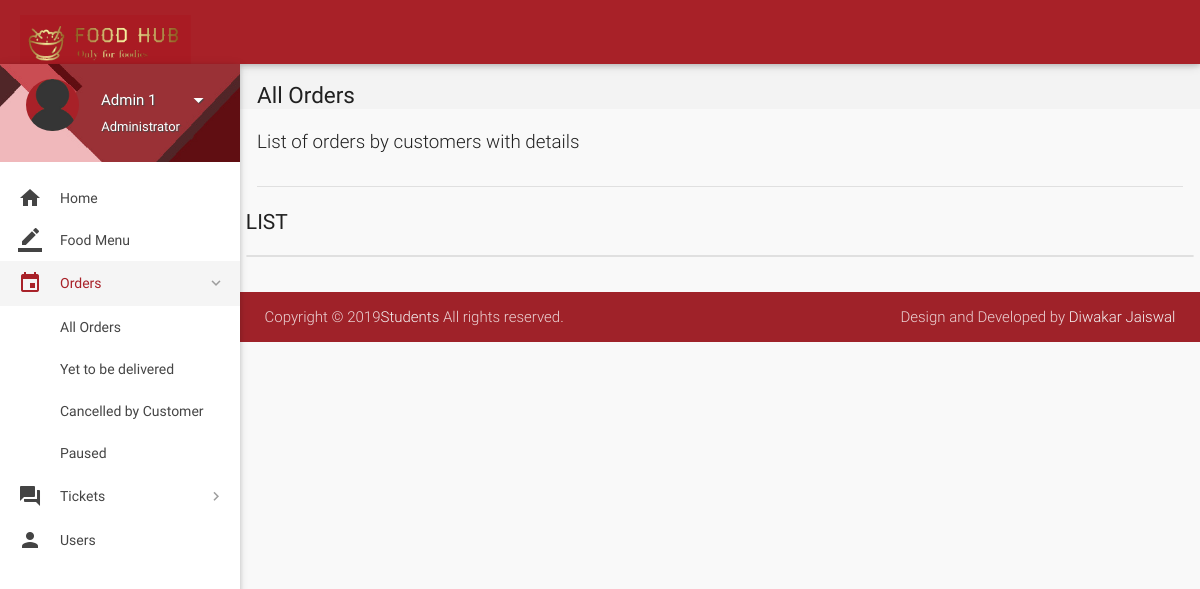
Before: /all-orders.php?status=Delivered (signed in) with the older database file.
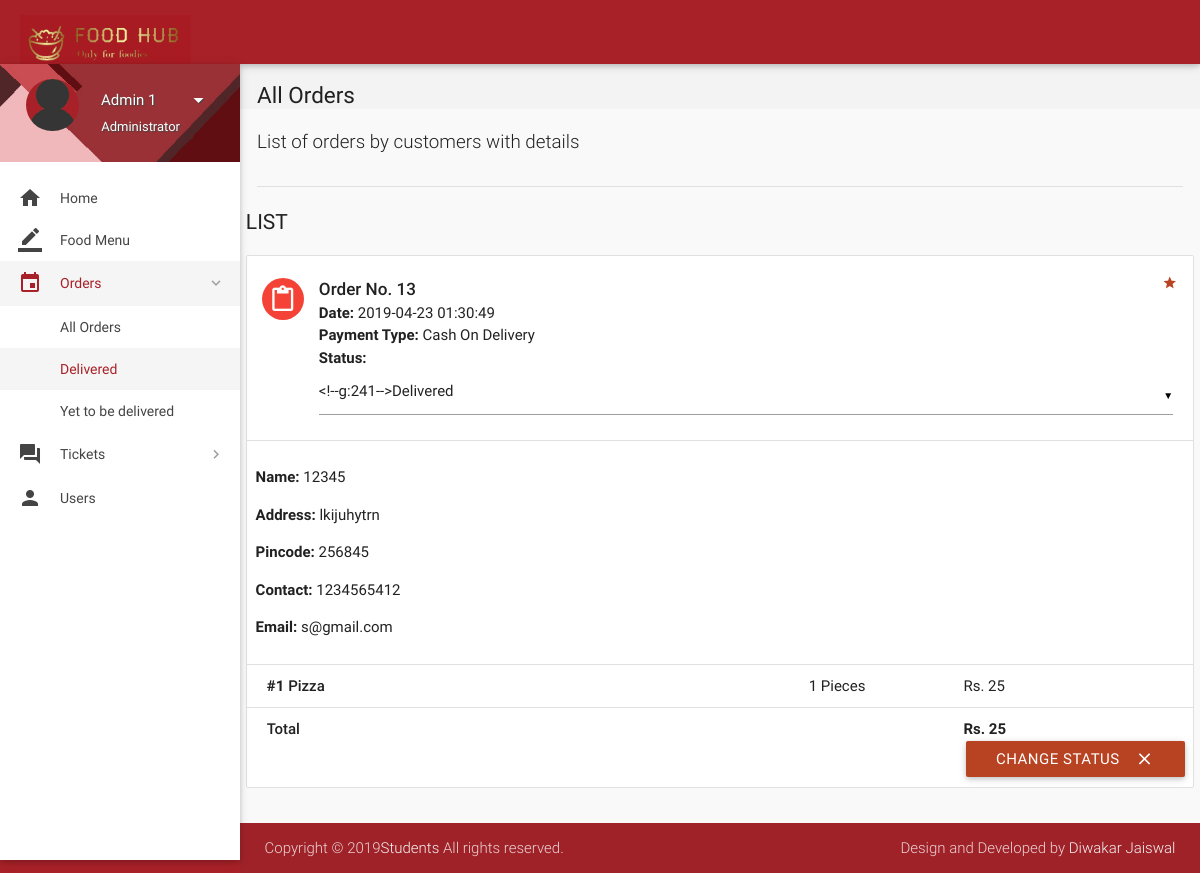
After: the same page with the newer database file.
### tables this page shows
CREATE TABLE `orders` (
  `id` int(11) NOT NULL,
  `customer_id` int(11) NOT NULL,
  `address` varchar(300) NOT NULL,
  `pincode` int(6) NOT NULL,
  `description` varchar(300) NOT NULL,
  `date` datetime NOT NULL DEFAULT CURRENT_TIMESTAMP,
  `payment_type` varchar(16) NOT NULL DEFAULT 'Wallet',
  `total` int(11) NOT NULL,
  `status` varchar(25) NOT NULL DEFAULT 'Yet to be delivered',
  `deleted` tinyint(4) NOT NULL DEFAULT '0'
);

CREATE TABLE `users` (
  `id` int(11) NOT NULL,
  `role` varchar(15) NOT NULL DEFAULT 'Customer',
  `name` varchar(15) NOT NULL,
  `username` varchar(10) NOT NULL,
  `password` varchar(16) NOT NULL,
  `email` varchar(35) DEFAULT NULL,
  `address` varchar(300) DEFAULT NULL,
  `pincode` int(6) NOT NULL,
  `contact` bigint(11) NOT NULL,
  `deleted` tinyint(4) NOT NULL DEFAULT '0'
);

CREATE TABLE `order_details` (
  `id` int(11) NOT NULL,
  `order_id` int(11) NOT NULL,
  `item_id` int(11) NOT NULL,
  `quantity` int(11) NOT NULL,
  `price` int(11) NOT NULL
);

CREATE TABLE `items` (
  `id` int(11) NOT NULL,
  `name` varchar(20) NOT NULL,
  `price` int(11) NOT NULL,
  `deleted` tinyint(4) NOT NULL DEFAULT '0'
);

### includes/connect.php (called while the page is built, shortened)
<?php
$name = $_SESSION['name'];
$role = $_SESSION['role'];
?>

### all-orders.php (the view, shortened to what the changed rows need)
<?php
include 'includes/connect.php';
	if($_SESSION['admin_sid']==session_id())
	{
		?>
<!DOCTYPE html>
<html lang="en">
<head>
  <link href="css/materialize.min.css" type="text/css" rel="stylesheet" media="screen,projection">
  <link href="css/style.min.css" type="text/css" rel="stylesheet" media="screen,projection">
  <link href="css/custom/custom.min.css" type="text/css" rel="stylesheet" media="screen,projection">
  <link href="js/plugins/perfect-scrollbar/perfect-scrollbar.css" type="text/css" rel="stylesheet" media="screen,projection">
</head>
<body>
  <header id="header" class="page-topbar">
        <div class="navbar-fixed">
            <nav class="navbar-color">
                <div class="nav-wrapper">
                    <ul class="left">
                      <li><h1 class="logo-wrapper"><a href="order.php" class="brand-logo darken-1"><img src="images/logo.png" alt="logo"></a> <span class="logo-text">Logo</span></h1></li>
                    </ul>
                </div>
            </nav>
        </div>
  </header>
  <div id="main">
    <div class="wrapper">
      <aside id="left-sidebar-nav">
        <ul id="slide-out" class="side-nav fixed leftside-navigation">
             <li class="user-details cyan darken-2">
            <div class="row">
                <div class="col col s4 m4 l4">
                    <img src="images/avatar.jpg" alt="" class="circle responsive-img valign profile-image">
                </div>
                <div class="col col s8 m8 l8">
                    <a class="btn-flat dropdown-button waves-effect waves-light white-text profile-btn" href="#" data-activates="profile-dropdown"><?php echo $name;?> <i class="mdi-navigation-arrow-drop-down right"></i></a>
                    <p class="user-roal"><?php echo $role;?></p>
                </div>
            </div>
            </li>
            <li class="bold"><a href="index.php" class="waves-effect waves-cyan"><i class="mdi-action-home prefix"></i> Home</a>
            </li>
            <li class="bold"><a href="order.php" class="waves-effect waves-cyan"><i class="mdi-editor-border-color"></i> Food Menu</a>
            </li>
                <li class="no-padding">
                    <ul class="collapsible collapsible-accordion">
                        <li class="bold"><a class="collapsible-header waves-effect waves-cyan active"><i class="mdi-editor-insert-invitation"></i> Orders</a>
                            <div class="collapsible-body">
                                <ul>
								<li class="<?php
								if(!isset($_GET['status'])){
										echo 'active';
									}?>
									"><a href="all-orders.php">All Orders</a>
                                </li>
								<?php
									$sql = mysqli_query($con, "SELECT DISTINCT status FROM orders;");
									while($row = mysqli_fetch_array($sql)){
									if(isset($_GET['status'])){
										$status = $row['status'];
									}
                                    echo '<li class='.(isset($_GET['status'])?($status == $_GET['status'] ? 'active' : ''): '').'><a href="all-orders.php?status='.$row['status'].'">'.$row['status'].'</a>
                                    </li>';
									}
									?>
                                </ul>
                            </div>
                        </li>
                    </ul>
                </li>
                 <li class="no-padding">
                    <ul class="collapsible collapsible-accordion">
                        <li class="bold"><a class="collapsible-header waves-effect waves-cyan"><i class="mdi-action-question-answer"></i> Tickets</a>
                        </li>
                    </ul>
                </li>
            <li class="bold"><a href="users.php" class="waves-effect waves-cyan"><i class="mdi-social-person"></i> Users</a>
            </li>
        </ul>
        </aside>
      <section id="content">
        <div id="breadcrumbs-wrapper">
          <div class="container">
            <div class="row">
              <div class="col s12 m12 l12">
                <h5 class="breadcrumbs-title">All Orders</h5>
              </div>
            </div>
          </div>
        </div>
        <div class="container">
          <p class="caption">List of orders by customers with details</p>
          <div class="divider"></div>
<div id="work-collections" class="seaction">
					<?php
					if(isset($_GET['status'])){
						$status = $_GET['status'];
					}
					else{
						$status = '%';
					}
					$sql = mysqli_query($con, "SELECT * FROM orders WHERE status LIKE '$status';");
					echo '<div class="row">
                <div>
                    <h4 class="header">List</h4>
                    <ul id="issues-collection" class="collection">';
					while($row = mysqli_fetch_array($sql))
					{
						$status = $row['status'];
						$deleted = $row['deleted'];
						echo '<li class="collection-item avatar">
                              <i class="mdi-content-content-paste red circle"></i>
                              <span class="collection-header">Order No. '.$row['id'].'</span>
                              <p><strong>Date:</strong> '.$row['date'].'</p>
                              <p><strong>Payment Type:</strong> '.$row['payment_type'].'</p>
							  <p><strong>Status:</strong> '.($deleted ? $status : '
							  <form method="post" action="routers/edit-orders.php">
							    <input type="hidden" value="'.$row['id'].'" name="id">
								<select name="status">
								<option value="Yet to be delivered" '.($status=='Yet to be delivered' ? 'selected' : '').'>Yet to be delivered</option>
								<option value="Delivered" '.($status=='Delivered' ? 'selected' : '').'>Delivered</option>
								<option value="Cancelled by Admin" '.($status=='Cancelled by Admin' ? 'selected' : '').'>Cancelled by Admin</option>
								<option value="Paused" '.($status=='Paused' ? 'selected' : '').'>Paused</option>
								</select>
							  ').'</p>
                              <a href="#" class="secondary-content"><i class="mdi-action-grade"></i></a>
                              </li>';
						$order_id = $row['id'];
						$customer_id = $row['customer_id'];
						$sql1 = mysqli_query($con, "SELECT * FROM order_details WHERE order_id = $order_id;");
						$sql3 = mysqli_query($con, "SELECT * FROM users WHERE id = $customer_id;");
							while($row3 = mysqli_fetch_array($sql3))
							{
							echo '<li class="collection-item">
                            <div class="row">
							<p><strong>Name: </strong>'.$row3['name'].'</p>
							<p><strong>Address: </strong>'.$row['address'].'</p>
              <p><strong>Pincode: </strong>'.$row['pincode'].'</p>
							'.($row3['contact'] == '' ? '' : '<p><strong>Contact: </strong>'.$row3['contact'].'</p>').'
							'.($row3['email'] == '' ? '' : '<p><strong>Email: </strong>'.$row3['email'].'</p>').'
							'.(!empty($row['description']) ? '<p><strong>Note: </strong>'.$row['description'].'</p>' : '').'
                            </li>';
							}
						while($row1 = mysqli_fetch_array($sql1))
						{
							$item_id = $row1['item_id'];
							$sql2 = mysqli_query($con, "SELECT * FROM items WHERE id = $item_id;");
							while($row2 = mysqli_fetch_array($sql2))
								$item_name = $row2['name'];
							echo '<li class="collection-item">
                            <div class="row">
                            <div class="col s7">
                            <p class="collections-title"><strong>#'.$row1['item_id'].'</strong> '.$item_name.'</p>
                            </div>
                            <div class="col s2">
                            <span>'.$row1['quantity'].' Pieces</span>
                            </div>
                            <div class="col s3">
                            <span>Rs. '.$row1['price'].'</span>
                            </div>
                            </div>
                            </li>';
						}
								echo'<li class="collection-item">
                                        <div class="row">
                                            <div class="col s7">
                                                <p class="collections-title"> Total</p>
                                            </div>
                                            <div class="col s2">
											<span> </span>
                                            </div>
                                            <div class="col s3">
                                                <span><strong>Rs. '.$row['total'].'</strong></span>
                                            </div>';
								if(!$deleted){
								echo '<button class="btn waves-effect waves-light right submit" type="submit" name="action">Change Status
                                              <i class="mdi-content-clear right"></i>
										</button>
										</form>';
								}
								echo'</div></li>';
					}
					?>
					</ul>
                </div>
              </div>
            </div>
        </div>
      </section>
    </div>
  </div>
  <footer class="page-footer">
    <div class="footer-copyright">
      <div class="container">
        <span>Copyright © 2019<a class="grey-text text-lighten-4" href="#" target="_blank">Students</a> All rights reserved.</span>
        <span class="right"> Design and Developed by <a class="grey-text text-lighten-4" href="#">Diwakar Jaiswal</a></span>
        </div>
    </div>
  </footer>
</body>
</html>
<?php
	}
?>

Changed rows visible on the page:
added orders: id "13", date "2019-04-23 01:30:49", payment_type "Cash On Delivery", address "lkijuhytrn", pincode "256845", total "25", deleted "CHANGE STATUS"
added users: name "12345", contact "1234565412", email "s@gmail.com"
now on this page (row edited): order_details: item "1", item.name "Pizza", quantity "1", price "25"
Other visible differences:
new list line: "Delivered"
list line gone: "Cancelled by Customer"
list line gone: "Paused"
